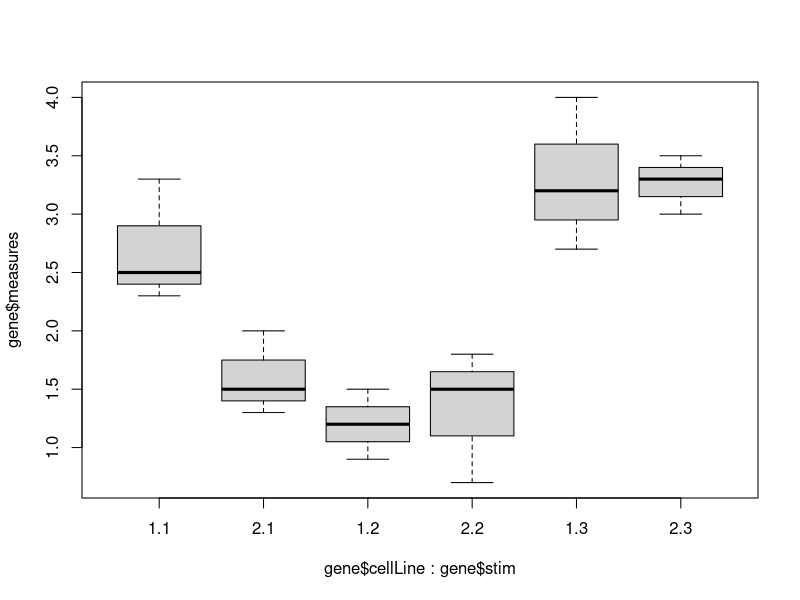
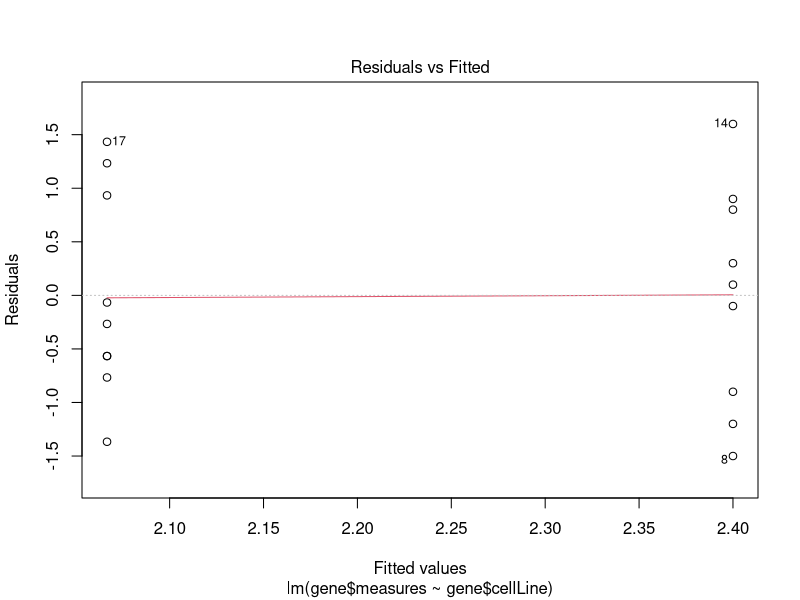
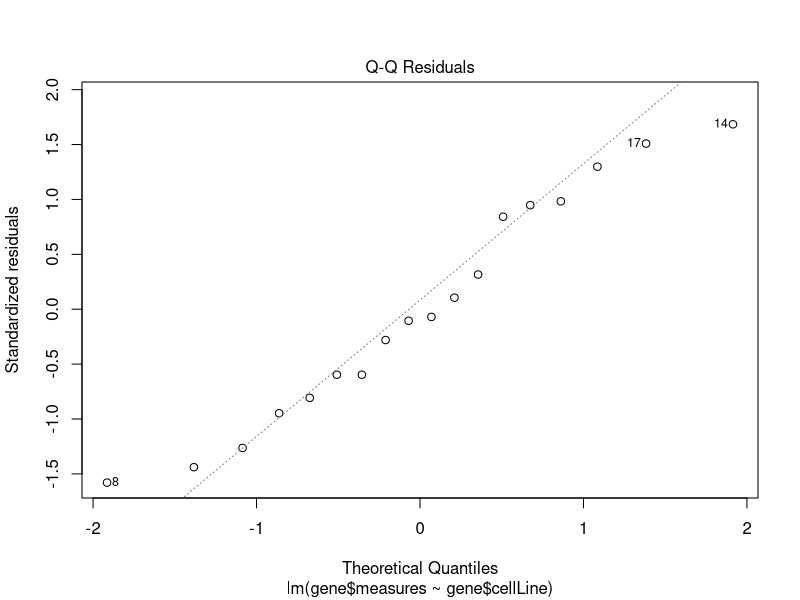
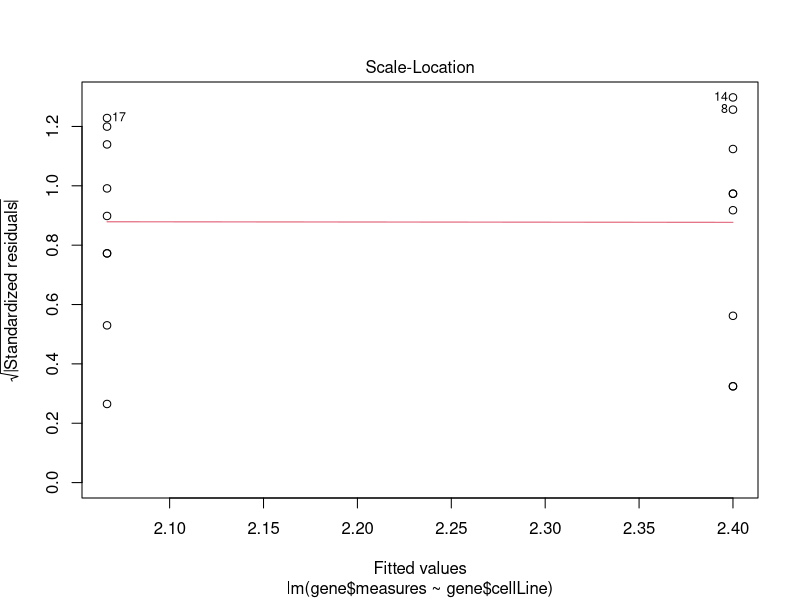
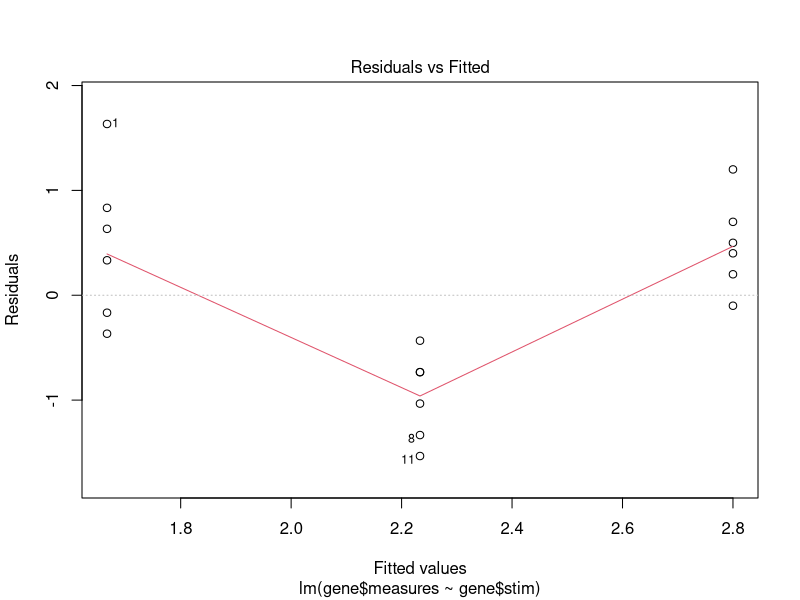
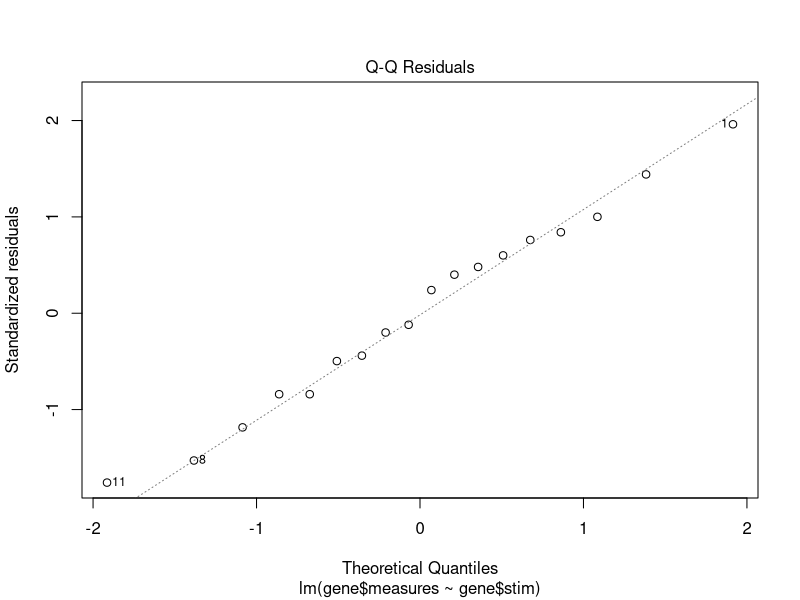
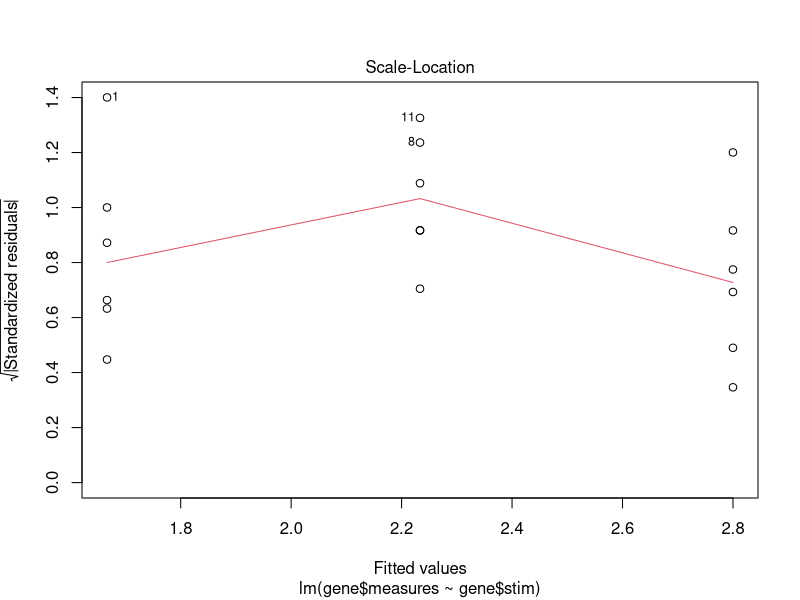
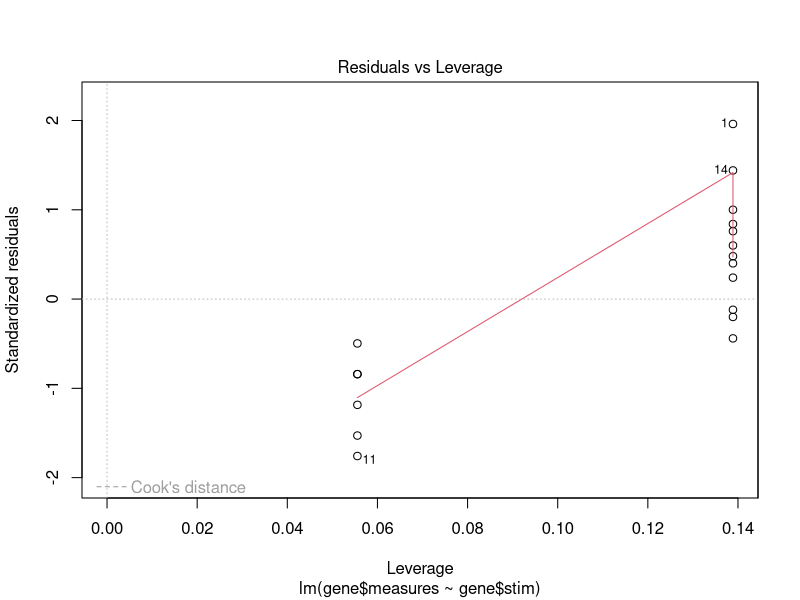

Source code (R) for these figures, in order:
# Group members (Name, Student ID, E-Mail):
# 1. Baldomero Valdez,  Valenzuela, 2905175, baldmer.w@gmail.com
# 2. Omar Trinidad Gutierrez Mendez, 2850441, omar.vpa@gmail.com
# 3. Shinho Kang, 2890169, wis.shinho.kang@gmail.com

# 5.4
# preparing the data for ANOVA analysis, the data is needed in long format

measures <- c(
  3.3, 2.3, 2.5, 1.3, 2, 1.5,          # Stim 1
  1.2, 0.9, 1.5, 1.5, 0.7, 1.8,        # Stim 2  
  3.2, 4.0, 2.7, 3, 3.5, 3.3)          # Stim 3    

# stimulation conditions

stim <- factor(c(rep(1,6), rep(2,6), rep(3,6)))

# cell line (A=1, B=2)

cellLine <- c(rep(1,3), rep(2,3), rep(1,3), rep(2,3), rep(1,3), rep(2,3))

# combine the data into a data frame

gene <- data.frame(cbind(measures, stim, cellLine))

boxplot(gene$measures~gene$cellLine*gene$stim)

#tapply(gene$measures, list(stim), mean)
#tapply(gene$measures, list(cellLine), mean)
#tapply(gene$measures, list(stim, cellLine), mean)
# A)
fit1 <- lm(gene$measures~gene$cellLine)
#fit <- lm(gene$measures~gene$cellLine*gene$stim)
fit1
fit2 <- lm(gene$measures~gene$stim)
fit2
# Coefficients:
#  (Intercept)            gene$cellLine                    gene$stim  
# 3.2000 (1st group avg)  -1.4000 (diff 2nd group to 1st)  -0.2333 (diff 3rd group to 1st) 

# Analysis of Variance
# group means are not significantly different

# null hypothesis: there is no difference across the levels of cell line/stim,
# reject if Pr(>F) is highly significant. 

# Both hypothesis could not be rejected.

#aov2 <- aov(measures~cellLine+stim+cellLine:stim, data=gene)
#summary(aov2)

anova(fit1)
# residual interaction between cellLine and stim
# boxplot(residuals(fit)~cellLine*stim)

# difference between observed values and fitted values
residuals(fit1)
#summary(fit)
plot(fit1)

anovamodel <- anova(fit2)
residuals(fit2)
#summary(fit)
plot(fit2)

# B)
fit <- lm(gene$measures~gene$cellLine*gene$stim)
print(summary(anovamodel))
